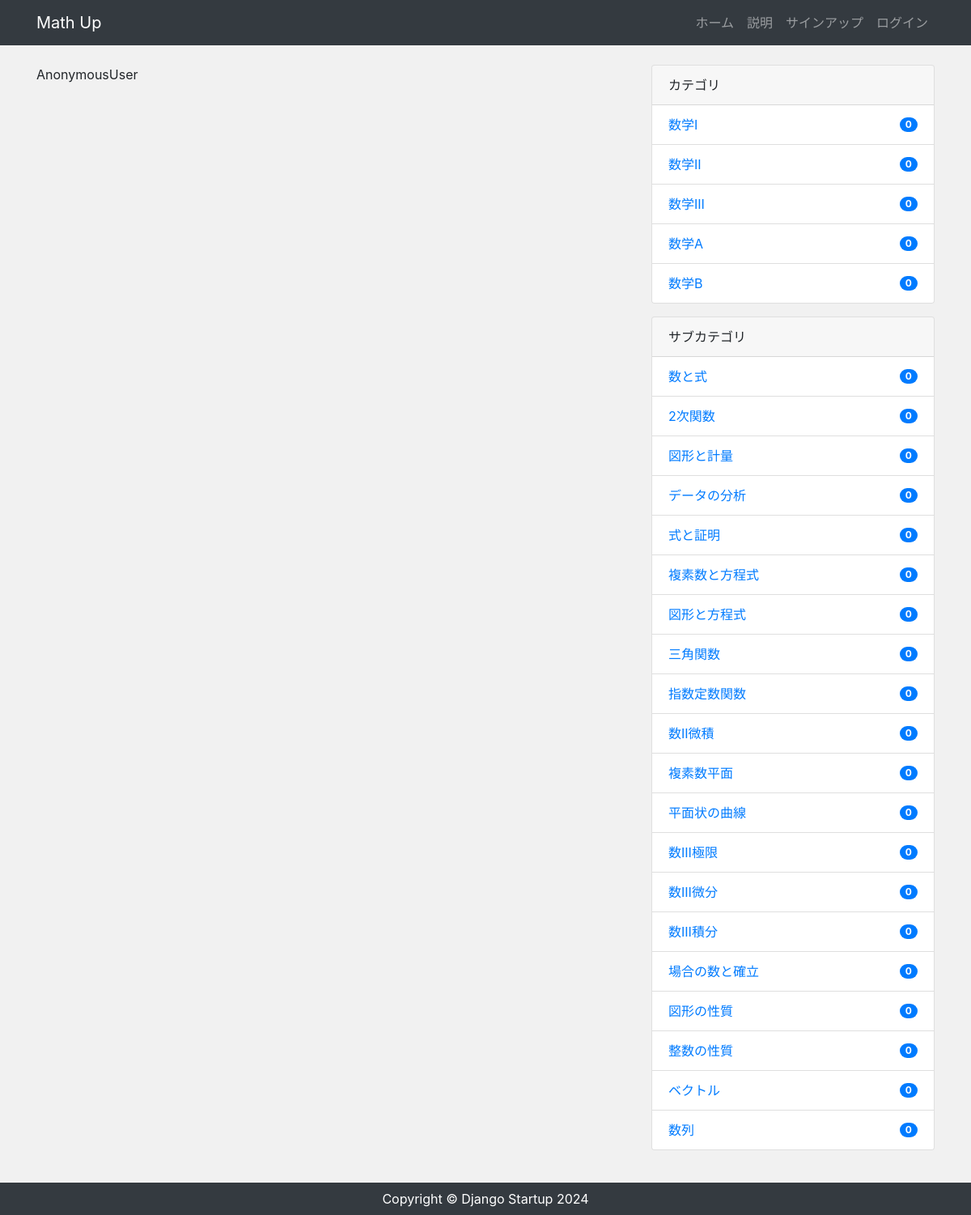
The page / on the database its author committed.
### app/models.py (models this page shows, shortened)
class Category(models.Model):
    name = models.CharField(max_length=255)
    timestamp = models.DateTimeField(auto_now_add=True)

class SubCategory(models.Model):
    name = models.CharField(max_length=255)
    timestamp = models.DateTimeField(auto_now_add=True)
    category = models.ForeignKey(Category, related_name="subcategories" ,on_delete=models.PROTECT)

### app/views.py (the view)
# urls.py: path('', views.IndexView.as_view(), name='index'), # home
class IndexView(View):
    def get(self, request, *args, **kwargs):
        post_data = Post.objects.order_by('-id')
        login_user = request.user
        login_user_id = str(login_user)+"_"+str(login_user.id)
        categoryLst = functions.category_list_dic()
        subcategorylst = functions.subcategory_list_dic()
        return render(request, 'index.html', {
            'post_data' : post_data,
            'login_user' : login_user,
            'login_user_id' : login_user_id,
            'subcategoryList':subcategorylst,
            'categoryLst' : categoryLst,
        })

### app/functions.py (called while the page is built)
def category_list_dic():
    category_data_objects = Category.objects.all()
    category_data_lists = []
    for category_data in category_data_objects:
        category_data_list = []
        category_data_dic = {}
        category_data_dic['id'] = category_data.id
        category_data_dic['name'] = category_data.name
        filtered_post_count = Post.objects.filter(category=category_data).count()
        category_data_dic['post_count'] = filtered_post_count
        category_data_list.append(category_data_dic)
        category_data_lists.append(category_data_list)
    return category_data_lists

def subcategory_list_dic(category=None):
    if category:
        subcategory_data_objects = category.subcategories.all()
    else:
        subcategory_data_objects = SubCategory.objects.all()
    subcategory_data_lists = []
    for subcategory_data in subcategory_data_objects:
        subcategory_data_list = []
        subcategory_data_dic = {}
        subcategory_data_dic['id'] = subcategory_data.id
        subcategory_data_dic['name'] = subcategory_data.name
        filtered_post_count = Post.objects.filter(subcategory=subcategory_data).count()
        subcategory_data_dic['post_count'] = filtered_post_count
        subcategory_data_list.append(subcategory_data_dic)
        subcategory_data_lists.append(subcategory_data_list)
    return subcategory_data_lists

### templates/index.html (shortened to what this page needs)
{% extends "base.html" %}
{% block content %}
<div class="row my-4">
    <div class="col-md-8">
        <div class="formpost mb-3">
            {{ login_user  }}
        </div>
    </div>
    <div class="col-md-4">
        {% if filtered_flag %}
            <h2 class="card-title">
                {{ category.name  }}
            </h2>
        {% else %}
            {% include "snippets/sidebar.html" %}
        {% endif %}
        {% include "snippets/subsidebar.html" %}
    </div>
</div>
{% endblock %}

### templates/base.html (shortened to what this page needs)
{% load static%}
<!DOCTYPE html>
<html lang="ja">
    <head>
        <link rel="stylesheet" href="https://stackpath.bootstrapcdn.com/bootstrap/4.4.1/css/bootstrap.min.css">
        <link rel="stylesheet" typ="text/css" href="{%  static 'css/style.css' %}">
    </head>
    <body>
        <nav class="navbar navbar-expand-lg navbar-dark bg-dark">
            <div class="container">
                <a class="navbar-brand" href="/">Math Up</a>
                <ul class="navbar-nav ml-auto">
                    <li class="nav-item">
                        <a class="nav-link" href="/">ホーム</a>
                    </li>
                    <li class="nav-item">
                        <a class="nav-link" href="{% url 'description' %}">説明</a>
                    </li>
                    {% if login_user.id == 1 %}
                        <li class="nav-item">
                            <a class="nav-link" href="{% url 'post_new' %}">投稿</a>
                        </li>
                        <li class="nav-item">
                            <a class="nav-link" href="{% url 'Logout' %}">ログアウト</a>
                        </li>
                    {% else %}
                        <li class="nav-item">
                            <a class="nav-link" href="{% url 'register' %}">サインアップ</a>
                        </li>
                        <li class="nav-item">
                            <a class="nav-link" href="{% url 'Login' %}">ログイン</a>
                        </li>
                    {% endif %}
                </ul>
            </div>
        </nav>
        <main>
            <div class="container">
                {% block content %}
                {% endblock %}
            </div>
        </main>
        <footer class="py-2 bg-dark">
            <p class="m-0 text-center text-white">Copyright &copy; Django Startup 2024</p>
        </footer>
    </body>
</html>

### templates/snippets/sidebar.html
<div class="card mb-3">
    <div class="card-header">
      カテゴリ
    </div>
    <ul class="list-group list-group-flush">
      {% for category_data in categoryLst %}
        <li class="list-group-item d-flex justify-content-between align-items-center">
            <a href="{% url 'selected_category' category_data.0.name %}" class="card-link">{{ category_data.0.name }}</a>
            <span class="badge badge-primary badge-pill">{{ category_data.0.post_count }}</span>
        </li>
      {% endfor %}
    </ul>
</div>

### templates/snippets/subsidebar.html
<div class="card mb-3">
    <div class="card-header">
      サブカテゴリ
    </div>
    <ul class="list-group list-group-flush">
      {% for subcategory in subcategoryList %}
      <li class="list-group-item d-flex justify-content-between align-items-center">
        <a href="{% url 'selected_subcategory' subcategory.0.name %}" class="card-link">{{ subcategory.0.name }}</a>
        <span class="badge badge-primary badge-pill">{{ subcategory.0.post_count }}</span>
      </li>
      {% endfor %}
    </ul>
</div>

### static/css/style.css (style rules this page uses)
* { margin: 0; padding: 0; box-sizing: border-box; }
body { background: #f1f1f1; display: flex; flex-flow: column; min-height: 100vh; }
main { flex: 1; }
.formpost { display: flex; align-items: center; margin-bottom: 10px; }

### rows shown on the page
Category: name "数学I"
Category: name "数学II"
Category: name "数学III"
Category: name "数学A"
Category: name "数学B"
SubCategory: name "数と式"
SubCategory: name "2次関数"
SubCategory: name "図形と計量"
SubCategory: name "データの分析"
SubCategory: name "式と証明"
SubCategory: name "複素数と方程式"
SubCategory: name "図形と方程式"
SubCategory: name "三角関数"
SubCategory: name "指数定数関数"
SubCategory: name "数II微積"
SubCategory: name "複素数平面"
SubCategory: name "平面状の曲線"
SubCategory: name "数III極限"
SubCategory: name "数III微分"
SubCategory: name "数III積分"
SubCategory: name "場合の数と確立"
SubCategory: name "図形の性質"
SubCategory: name "整数の性質"
SubCategory: name "ベクトル"
SubCategory: name "数列"

### other values the page prints
{{ login_user }} "AnonymousUser"
{{ category_data.0.post_count }} "0" "0" "0" "0" "0"
{{ subcategory.0.post_count }} "0" "0" "0" "0" "0" "0" "0" "0" "0" "0" "0" "0" "0" "0" "0" "0" "0" "0" "0" "0"
